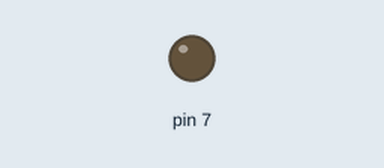
Simulated run of this sketch. Board: Arduino Uno, built with avr-gcc and run on an emulated ATmega328P. On the bench: output pins drawn as LEDs (lit = HIGH). Random numbers use the default seed unless the sketch sets one.

Above: at 0.36 s.
At 5.15 s:
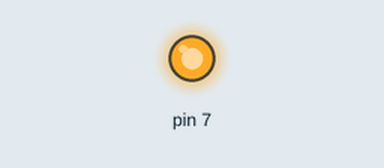
Timing chart, 0 to 13.3 s (numbered marks = the images above):
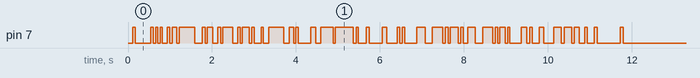

The sketch:

ON-OFF_Project2_transmitter.ino
```cpp
int ledState = LOW;             // ledState used to set the LED

unsigned long previousMillis = 0;        // will store last time LED was updated

// constants won't change:
const long interval = 60;           // interval at which to blink (milliseconds)
int rnd_interval;


//char input[] ="Ali ata bak. Emel eve gel. Pelin topu tut. qwertyuiop OLEEY !!!";

//for user, enter the sequence you want to transmit
char input[]  ="Robert's got a quick hand ";
int datasize = sizeof(input);
char a;
int b;
uint8_t bin[(sizeof(input)-1)*7];
int i;
int z;
int k;
uint8_t bin_s[((sizeof(input)-1)*7) +3+14];
uint8_t STR[] = {0,0,0,0,0,1,0};
uint8_t ENDTR[] = {0,0,0,0,1,0,0};
int lim=0;
int tr_ct = 0;


int sensorValue = 0;
void setup() {
  // put your setup code here, to run once:
  ///////////////////
rnd_interval = interval;
  /////////////////////////

  //data read
for (i = 0; i < datasize - 1; i++) {

    a = input[i];
    b=a;
    int num = b;


//decimal to 7-bit binary
   for (z=6 ; z>=0 ; z--){
    bin[z+i*7]=num%2;
    num=num/2;

   }

}


//sending pilot symbols for detection
bin_s[0]=0;
bin_s[1]=1;
bin_s[2]=0;

//detection for beginning
for(i=0;i<7;i++){
  bin_s[i+3] = STR[i];
}

for(i=0;i<sizeof(bin);i++){
bin_s[i+10] = bin[i];
}
//detection for the end
for(i=0;i<7;i++){
  bin_s[i+10+sizeof(bin)] = ENDTR[i];
}
lim = sizeof(bin_s) -1 ;  //putting a limit so that after transmission there will be no blinking
  pinMode(7, OUTPUT);
//Serial.begin(115200); // serial communication hizini belirleme
}

void loop() {
//Blinking LED
unsigned long currentMillis = millis();


  if (currentMillis - previousMillis >= rnd_interval) {
    // save the last time you blinked the LED
    previousMillis = currentMillis;
    rnd_interval = interval+random(-10,11);  //random frequency tolerance test
    // if the LED is off turn it on and vice-versa:
    if(tr_ct<lim){
      //if bit is one,it means bright
    if (bin_s[tr_ct]==1) {
      ledState = HIGH;
    } else if (bin_s[tr_ct]==0) {
      ledState = LOW;
    }
    tr_ct++;
    //if(tr_ct > sizeof(bin)-2){
    }
       if(tr_ct > 999999){ //in order to avoid overflow
       // Serial.println(tr_ct);
        tr_ct = 0;
    }


    // set the LED with the ledState of the variable:
    digitalWrite(7, ledState);
  }


//  // put your main code here, to run repeatedly:
//sensorValue = analogRead(0); // A0 portundan sample alma
//sensorValue = sensorValue / 4;
//Serial.write(sensorValue); // serial port'tan PC'ye yollama
////Serial.println(sensorValue);

}
```
